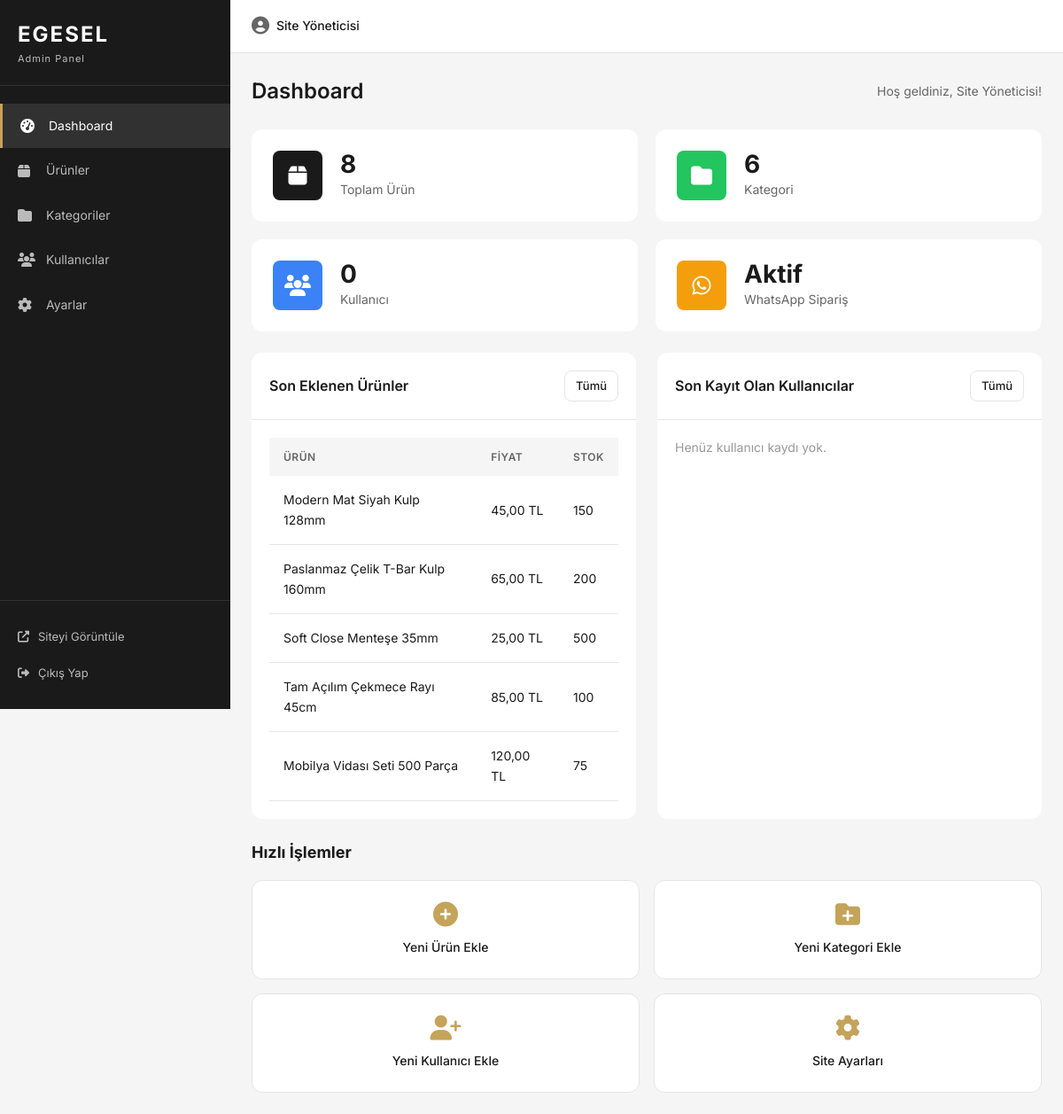
Page /admin/ (signed in) on the committed database.
### tables this page shows
CREATE TABLE IF NOT EXISTS products (
    id INT AUTO_INCREMENT PRIMARY KEY,
    name VARCHAR(255) NOT NULL,
    slug VARCHAR(255) NOT NULL UNIQUE,
    description TEXT,
    short_description VARCHAR(500),
    price DECIMAL(10, 2) NOT NULL,
    old_price DECIMAL(10, 2) DEFAULT NULL,
    sku VARCHAR(50) UNIQUE,
    stock INT DEFAULT 0,
    category_id INT,
    image VARCHAR(255),
    images TEXT,
    is_featured TINYINT(1) DEFAULT 0,
    is_active TINYINT(1) DEFAULT 1,
    view_count INT DEFAULT 0,
    created_at TIMESTAMP DEFAULT CURRENT_TIMESTAMP,
    updated_at TIMESTAMP DEFAULT CURRENT_TIMESTAMP ON UPDATE CURRENT_TIMESTAMP,
    FOREIGN KEY (category_id) REFERENCES categories(id) ON DELETE SET NULL
);

### includes/functions.php (called while the page is built, shortened)
<?php
function e($string) {
    return htmlspecialchars($string, ENT_QUOTES, 'UTF-8');
}
function formatPrice($price) {
    return number_format($price, 2, ',', '.') . ' TL';
}
?>

### admin/index.php (the view, shortened to what this page needs)
<?php
require_once 'includes/header.php';
$stmt = $db->query("SELECT * FROM products ORDER BY created_at DESC LIMIT 5");
$recentProducts = $stmt->fetchAll();
$stmt = $db->query("SELECT * FROM users WHERE role = 'user' ORDER BY created_at DESC LIMIT 5");
$recentUsers = $stmt->fetchAll();
?>
<div class="page-header">
    <h1>Dashboard</h1>
    <p>Hoş geldiniz, <?php echo e($_SESSION['user_name']); ?>!</p>
</div>
<div class="stats-grid">
    <div class="stat-card">
        <div class="stat-icon bg-primary">
            <i class="fas fa-box"></i>
        </div>
        <div class="stat-info">
            <h3><?php echo $totalProducts; ?></h3>
            <p>Toplam Ürün</p>
        </div>
    </div>
    <div class="stat-card">
        <div class="stat-icon bg-success">
            <i class="fas fa-folder"></i>
        </div>
        <div class="stat-info">
            <h3><?php echo $totalCategories; ?></h3>
            <p>Kategori</p>
        </div>
    </div>
    <div class="stat-card">
        <div class="stat-icon bg-info">
            <i class="fas fa-users"></i>
        </div>
        <div class="stat-info">
            <h3><?php echo $totalUsers; ?></h3>
            <p>Kullanıcı</p>
        </div>
    </div>
    <div class="stat-card">
        <div class="stat-icon bg-warning">
            <i class="fab fa-whatsapp"></i>
        </div>
        <div class="stat-info">
            <h3>Aktif</h3>
            <p>WhatsApp Sipariş</p>
        </div>
    </div>
</div>
<div class="dashboard-grid">
    <div class="dashboard-card">
        <div class="card-header">
            <h3>Son Eklenen Ürünler</h3>
            <a href="urunler.php" class="btn btn-sm btn-outline">Tümü</a>
        </div>
        <div class="card-body">
            <?php if (empty($recentProducts)): ?>
                <p class="text-muted">Henüz ürün eklenmemiş.</p>
            <?php else: ?>
                <table class="admin-table">
                    <thead>
                        <tr>
                            <th>Ürün</th>
                            <th>Fiyat</th>
                            <th>Stok</th>
                        </tr>
                    </thead>
                    <tbody>
                        <?php foreach ($recentProducts as $product): ?>
                            <tr>
                                <td>
                                    <div class="product-cell">
                                        <span><?php echo e($product['name']); ?></span>
                                    </div>
                                </td>
                                <td><?php echo formatPrice($product['price']); ?></td>
                                <td><?php echo $product['stock']; ?></td>
                            </tr>
                        <?php endforeach; ?>
                    </tbody>
                </table>
            <?php endif; ?>
        </div>
    </div>
    <div class="dashboard-card">
        <div class="card-header">
            <h3>Son Kayıt Olan Kullanıcılar</h3>
            <a href="kullanicilar.php" class="btn btn-sm btn-outline">Tümü</a>
        </div>
        <div class="card-body">
            <?php if (empty($recentUsers)): ?>
                <p class="text-muted">Henüz kullanıcı kaydı yok.</p>
            <?php endif; ?>
        </div>
    </div>
</div>
<div class="quick-actions">
    <h3>Hızlı İşlemler</h3>
    <div class="actions-grid">
        <a href="urun-ekle.php" class="action-card">
            <i class="fas fa-plus-circle"></i>
            <span>Yeni Ürün Ekle</span>
        </a>
        <a href="kategori-ekle.php" class="action-card">
            <i class="fas fa-folder-plus"></i>
            <span>Yeni Kategori Ekle</span>
        </a>
        <a href="kullanici-ekle.php" class="action-card">
            <i class="fas fa-user-plus"></i>
            <span>Yeni Kullanıcı Ekle</span>
        </a>
        <a href="ayarlar.php" class="action-card">
            <i class="fas fa-cog"></i>
            <span>Site Ayarları</span>
        </a>
    </div>
</div>
<?php require_once 'includes/footer.php'; ?>

### assets/css/admin.css (style rules this page uses)
:root { --primary: #1a1a1a; --primary-light: #333333; --secondary: #c4a35a; --background: #f5f5f5; --surface: #ffffff; --text: #1a1a1a; --text-light: #666666; --text-muted: #999999; --border: #e5e5e5; --success: #22c55e; --error: #ef4444; --warning: #f59e0b; --info: #3b82f6; --sidebar-width: 260px; --topbar-height: 60px; --font-sans: 'Inter', -apple-system, BlinkMacSystemFont, sans-serif; --radius: 8px; --radius-lg: 12px; --shadow: 0 4px 6px rgba(0,0,0,0.07); --transition: all 0.3s ease; }
*, *::before, *::after { box-sizing: border-box; margin: 0; padding: 0; }
body.admin-body { font-family: var(--font-sans); font-size: 14px; line-height: 1.6; color: var(--text); background: var(--background); }
a { color: inherit; text-decoration: none; }
.page-header { display: flex; justify-content: space-between; align-items: center; margin-bottom: 24px; }
.page-header h1 { font-size: 24px; font-weight: 600; }
.page-header p { color: var(--text-light); font-size: 14px; }
.stats-grid { display: grid; grid-template-columns: repeat(4, 1fr); gap: 20px; margin-bottom: 24px; }
.stat-card { background: var(--surface); border-radius: var(--radius-lg); padding: 24px; display: flex; align-items: center; gap: 20px; }
.stat-icon { width: 56px; height: 56px; border-radius: var(--radius); display: flex; align-items: center; justify-content: center; font-size: 24px; color: white; }
.bg-primary { background: var(--primary); }
.bg-success { background: var(--success); }
.bg-info { background: var(--info); }
.bg-warning { background: var(--warning); }
.stat-info h3 { font-size: 28px; font-weight: 700; line-height: 1; }
.stat-info p { color: var(--text-light); margin-top: 4px; }
.dashboard-grid { display: grid; grid-template-columns: repeat(2, 1fr); gap: 24px; margin-bottom: 24px; }
.dashboard-card { background: var(--surface); border-radius: var(--radius-lg); overflow: hidden; }
.card-header { display: flex; justify-content: space-between; align-items: center; padding: 20px; border-bottom: 1px solid var(--border); }
.card-header h3 { font-size: 16px; font-weight: 600; }
.card-body { padding: 20px; }
.quick-actions h3 { font-size: 18px; margin-bottom: 16px; }
.actions-grid { display: grid; grid-template-columns: repeat(4, 1fr); gap: 16px; }
.action-card { display: flex; flex-direction: column; align-items: center; justify-content: center; gap: 12px; padding: 24px; background: var(--surface); border-radius: var(--radius-lg); border: 1px solid var(--border); transition: var(--transition); }
.action-card i { font-size: 28px; color: var(--secondary); }
.action-card span { font-weight: 500; text-align: center; }
.admin-table { width: 100%; border-collapse: collapse; }
.admin-table th { text-align: left; padding: 12px 16px; background: var(--background); font-size: 12px; font-weight: 600; text-transform: uppercase; letter-spacing: 0.5px; color: var(--text-light); }
.admin-table td { padding: 16px; border-bottom: 1px solid var(--border); vertical-align: middle; }
.product-cell { display: flex; align-items: center; gap: 12px; }
.text-muted { color: var(--text-muted); }
.btn { display: inline-flex; align-items: center; justify-content: center; gap: 8px; padding: 10px 20px; font-size: 14px; font-weight: 500; border-radius: var(--radius); border: none; cursor: pointer; transition: var(--transition); }
.btn-outline { background: transparent; border: 1px solid var(--border); color: var(--text); }
.btn-sm { padding: 6px 12px; font-size: 13px; }
@media (max-width: 1200px) { .stats-grid { grid-template-columns: repeat(2, 1fr); } }
@media (max-width: 1200px) { .actions-grid { grid-template-columns: repeat(2, 1fr); } }

### rows in the picture
products: name "Modern Mat Siyah Kulp 128mm", price "45,00 TL", stock "150"
products: name "Paslanmaz Çelik T-Bar Kulp 160mm", price "65,00 TL", stock "200"
products: name "Soft Close Menteşe 35mm", price "25,00 TL", stock "500"
products: name "Tam Açılım Çekmece Rayı 45cm", price "85,00 TL", stock "100"
products: name "Mobilya Vidası Seti 500 Parça", price "120,00 TL", stock "75"

### other values in the picture
$_SESSION['user_name'] "Site Yöneticisi"
$totalProducts "8"
$totalCategories "6"
$totalUsers "0"
